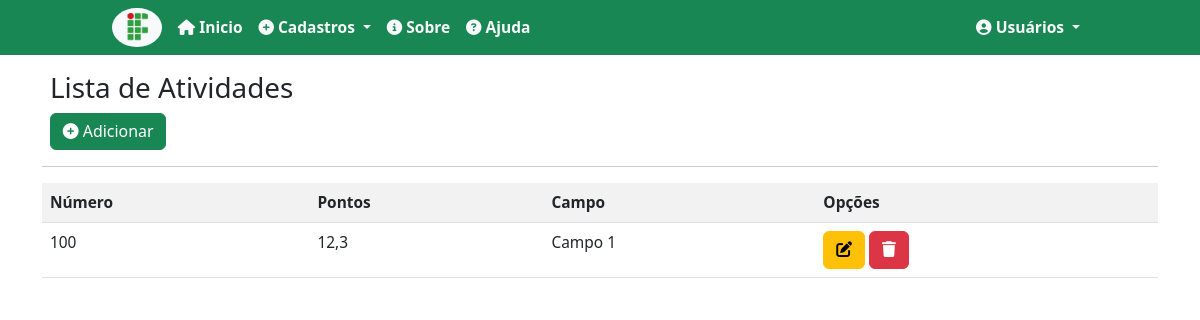
/atividades/, run on an earlier commit of the app's database.
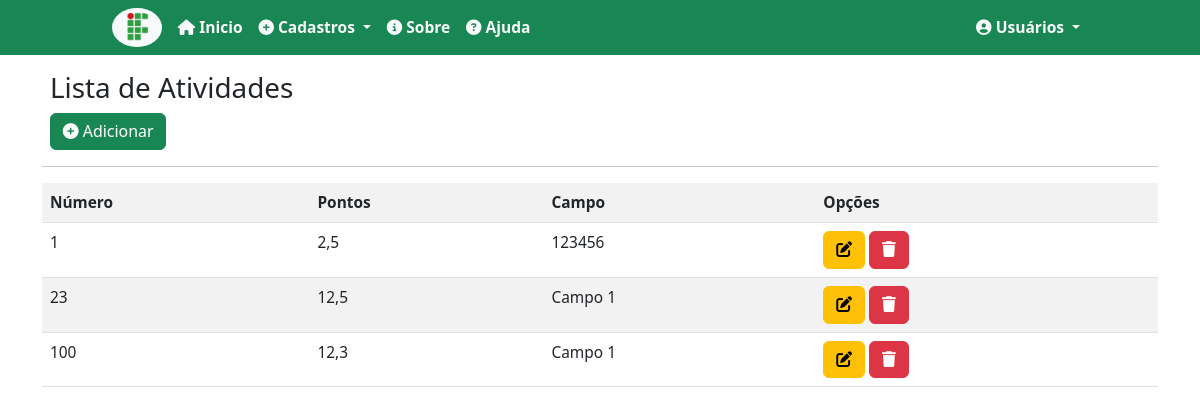
And on a later commit of the database.
### records/models.py (models this page shows, shortened)
class Activity(models.Model):
    number = models.IntegerField(verbose_name="Número", unique=True)
    points = models.DecimalField(verbose_name="Pontos", decimal_places=1, max_digits=4)
    details = models.CharField(max_length=100, verbose_name="Detalhes")
    description = models.CharField(max_length=150, verbose_name='Descrição')
    field = models.ForeignKey(Field, on_delete= models.PROTECT, verbose_name='Campo')
    class Meta:
        verbose_name = 'Atividade'
        ordering = ['number']

class Field(models.Model):
    name = models.CharField(max_length=50, verbose_name='Nome')
    description = models.CharField(max_length=150, verbose_name='Descrição')
    class Meta:
        verbose_name = 'Campo'
        ordering = ['name']

### records/views.py (the view)
# urls.py: path('atividades/', ActivityList.as_view(), name='list-activity'),
class ActivityList(ListView):
    model = Activity
    template_name = 'records/lists/activity.html'

### records/templates/records/lists/activity.html (shortened to what this page needs)
{% extends 'pages/base.html' %}
{% load static %}
{% block content %}
    <div class="m-2">
        <h3>Lista de Atividades</h3>
        <a class="btn btn-success" href="{% url 'add-activity'%}"><i class="fa-solid fa-circle-plus"></i> Adicionar</a>
    </div>
    <hr>
    <div class="table-responsive">
        <table class="table table-striped">
            <th>
                Número
            </th>
            <th>
                Pontos
            </th>
            <th>
                Campo
            </th>
            <th>
                Opções
            </th>
            {% for activity in object_list %}
            <tr>
               <td>
                    {{activity.number}}
               </td>
               <td>
                    {{ activity.points}}
               </td>
               <td>
                    {{ activity.field.name }}
               </td>
               <td>
                    <a href="{% url 'edit-activity' activity.pk %}" class="btn btn-warning"> <i class="fa-solid fa-pen-to-square"></i></a>
                    <a href="{% url 'delete-activity' activity.pk %}" class="btn btn-danger"> <i class="fa-solid fa-trash"></i> </a>
               </td>
            </tr>
            {% empty %}
            <tr>
                <td colspan="3"> Não há nenhum registro até o momento </td>
            </tr>
            {% endfor %}
        </table>
    </div>
{% endblock%}

What changed in the data, as far as the page shows it:
added Activity: number "1", points "2,5", field.name "123456"
added Activity: number "23", points "12,5", field.name "Campo 1"
